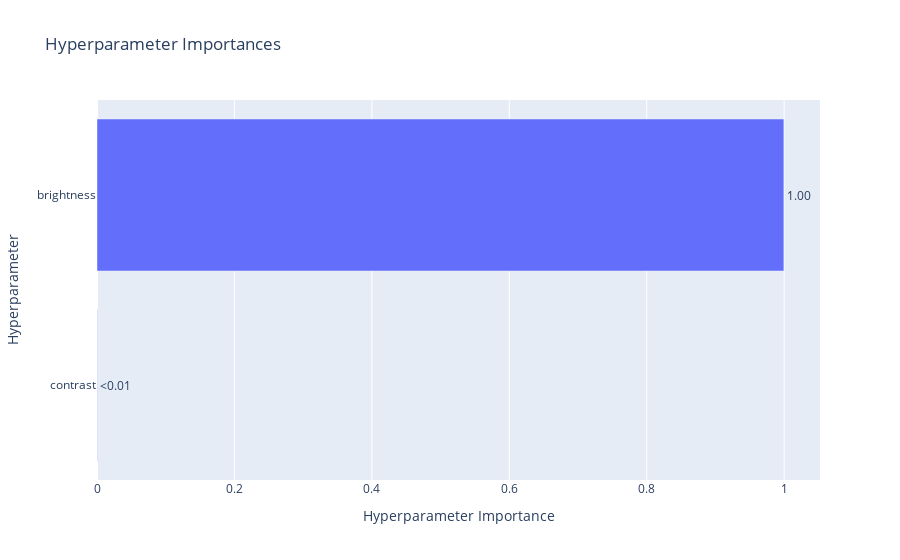

This figure's notebook cell:
### Code cell
optuna.visualization.plot_param_importances(study)

### Figure 1 — Plotly figure (JSON) as saved in the notebook; plotly's stock layout.template omitted (floating-point values rounded to 4 significant figures)
{"data": [{"cliponaxis": false, "hovertemplate": ["contrast (FloatDistribution): 0.0004004957281478511<extra></extra>", "brightness (FloatDistribution): 0.9995995042718522<extra></extra>"], "name": "Objective Value", "orientation": "h", "text": ["<0.01", "1.00"], "textposition": "outside", "type": "bar", "x": [0.0004005, 0.9996], "y": ["contrast", "brightness"]}], "layout": {"title": {"text": "Hyperparameter Importances"}, "xaxis": {"title": {"text": "Hyperparameter Importance"}}, "yaxis": {"title": {"text": "Hyperparameter"}}}}
